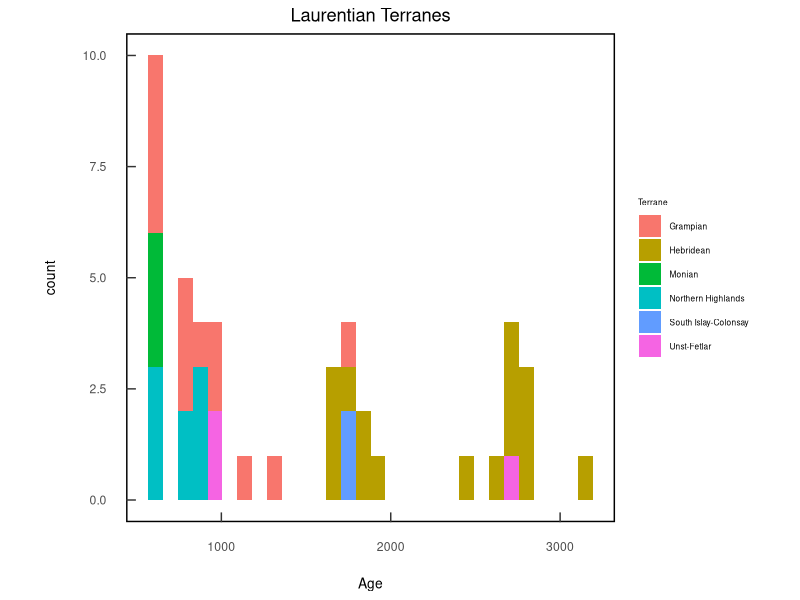
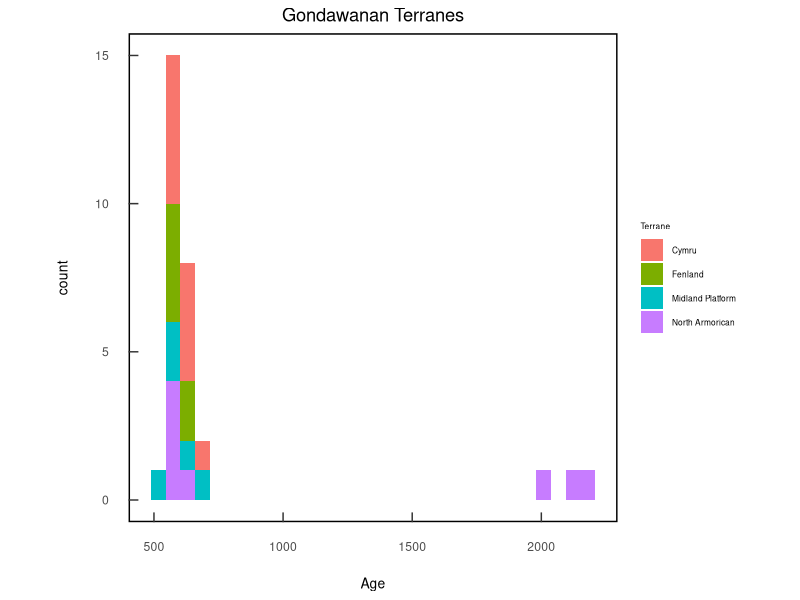

Reproduce these figures in R, in order.
install.packages("ggplot2")

library(ggplot2)

Terrane_ages<-read.csv("U-pb_revised_data_compilation.csv")
View(Terrane_ages)

L<-subset(Terrane_ages, grepl("^Laurentia", Terrane_ages[[2]]), drop = TRUE)

G<-subset(Terrane_ages, grepl("^Gondwana", Terrane_ages[[2]]), drop = TRUE)


PLOT<-ggplot(NULL)+
  theme(panel.background = element_rect(fill = NA),
        panel.border = element_rect(colour = "black", fill="NA", size=1),
        panel.grid.major = element_line(colour = "white", size=0),
        panel.grid.minor = element_line(colour = "white", size=0),
        aspect.ratio=1,
        legend.text=element_text(size=6),
        legend.title=element_text(size=6),
        #legend.key.size = unit(0.2,"line"),
        plot.title = element_text(hjust = 0.5),
        axis.title.x =element_text(size=10,angle=0),
        axis.text.x = element_text(margin=unit(c(0.5,0.5,0.5,0.5), "cm")),
        axis.title.y =element_text(size=10,angle=90),
        axis.text.y = element_text(margin=unit(c(0.5,0.5,0.5,0.5), "cm")),
        #plot.margin = margin(t = 0, r = 0, b = 0, l = 0, unit = "pt"),
        axis.ticks.length=unit(-0.25, "cm"),
        strip.background =element_rect(fill="white"))


PLOT+
  geom_histogram(data=L, aes(x=Age, fill=Terrane))+
  labs(title="Laurentian Terranes")


PLOT+
  geom_histogram(data=G, aes(x=Age, fill=Terrane))+
  labs(title="Gondawanan Terranes")

